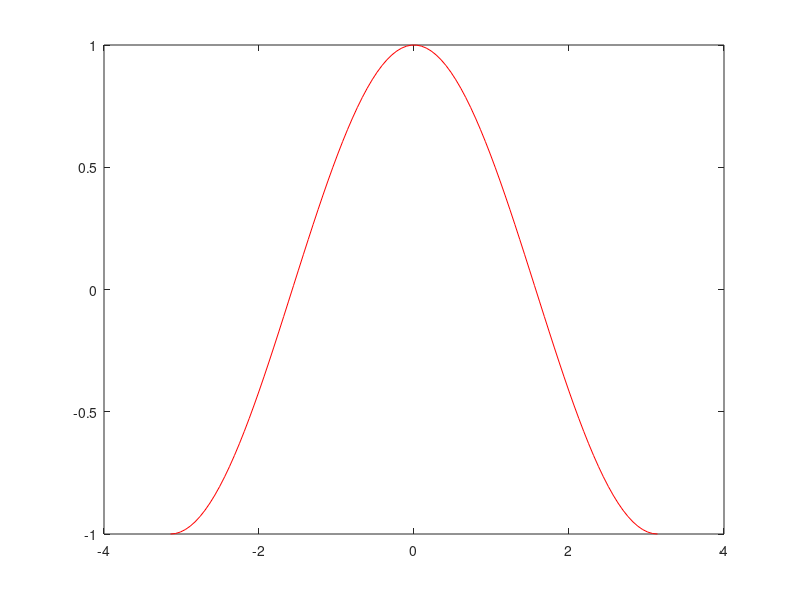

MATLAB code to generate this figure:
% Regression test function (black blox) for FreeMat v4.0
% This function is autogenerated by helpgen.
function bbtest_success = bbtest_plot
  bbtest_success = 1;
NumErrors = 0;
try
  x = linspace(-pi,pi);

catch
  NumErrors = NumErrors + 1;
end
try
  y = cos(x);

catch
  NumErrors = NumErrors + 1;
end
try
  plot(x,y,'r-');

catch
  NumErrors = NumErrors + 1;
end
try
  mprint plot1

catch
  NumErrors = NumErrors + 1;
end
if (NumErrors ~= 0) bbtest_success = 0; return; end
NumErrors = 0;
try
  x = linspace(-pi,pi);

catch
  NumErrors = NumErrors + 1;
end
try
  y = [cos(x(:)),cos(3*x(:)),cos(5*x(:))];

catch
  NumErrors = NumErrors + 1;
end
try
  plot(x,y);

catch
  NumErrors = NumErrors + 1;
end
try
  mprint plot2

catch
  NumErrors = NumErrors + 1;
end
if (NumErrors ~= 0) bbtest_success = 0; return; end
NumErrors = 0;
try
  plot(x,y(:,1),'rx-',x,y(:,2),'b>-',x,y(:,3),'g*:');

catch
  NumErrors = NumErrors + 1;
end
try
  mprint plot3

catch
  NumErrors = NumErrors + 1;
end
if (NumErrors ~= 0) bbtest_success = 0; return; end
NumErrors = 0;
try
  plot(y(:,1),'r:',y(:,2),'b;',y(:,3),'g|');

catch
  NumErrors = NumErrors + 1;
end
try
  mprint plot4

catch
  NumErrors = NumErrors + 1;
end
if (NumErrors ~= 0) bbtest_success = 0; return; end
NumErrors = 0;
try
  y = cos(2*x) + i * cos(3*x);

catch
  NumErrors = NumErrors + 1;
end
try
  plot(y);

catch
  NumErrors = NumErrors + 1;
end
try
  mprint plot5

catch
  NumErrors = NumErrors + 1;
end
if (NumErrors ~= 0) bbtest_success = 0; return; end
NumErrors = 0;
try
  t = linspace(-3,3);

catch
  NumErrors = NumErrors + 1;
end
try
  plot(cos(5*t).*exp(-t),'r-','linewidth',3);

catch
  NumErrors = NumErrors + 1;
end
try
  mprint plot6

catch
  NumErrors = NumErrors + 1;
end
if (NumErrors ~= 0) bbtest_success = 0; return; end
